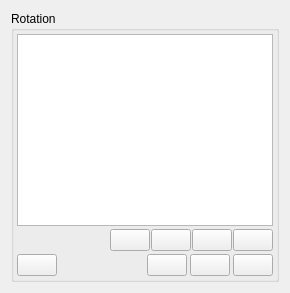
            <widget class="QWidget" name="verticalLayoutWidget">
             <layout class="QVBoxLayout" name="verticalLayout_15">
              <item>
               <widget class="QGroupBox" name="rotgroupBox_2">
                <property name="sizePolicy">
                 <sizepolicy hsizetype="Preferred" vsizetype="Expanding">
                  <horstretch>0</horstretch>
                  <verstretch>0</verstretch>
                 </sizepolicy>
                </property>
                <property name="title">
                 <string>Rotation</string>
                </property>
                <layout class="QVBoxLayout" name="verticalLayout_14">
                 <property name="spacing">
                  <number>3</number>
                 </property>
                 <property name="leftMargin">
                  <number>3</number>
                 </property>
                 <property name="topMargin">
                  <number>3</number>
                 </property>
                 <property name="rightMargin">
                  <number>3</number>
                 </property>
                 <property name="bottomMargin">
                  <number>3</number>
                 </property>
                 <item>
                  <widget class="QTableView" name="tableViewRotation">
                   <property name="contextMenuPolicy">
                    <enum>Qt::CustomContextMenu</enum>
                   </property>
                   <property name="editTriggers">
                    <set>QAbstractItemView::NoEditTriggers</set>
                   </property>
                   <property name="dragEnabled">
                    <bool>true</bool>
                   </property>
                   <property name="dragDropOverwriteMode">
                    <bool>false</bool>
                   </property>
                   <property name="dragDropMode">
                    <enum>QAbstractItemView::DragDrop</enum>
                   </property>
                   <property name="defaultDropAction">
                    <enum>Qt::MoveAction</enum>
                   </property>
                   <property name="alternatingRowColors">
                    <bool>true</bool>
                   </property>
                   <property name="selectionMode">
                    <enum>QAbstractItemView::ExtendedSelection</enum>
                   </property>
                   <property name="selectionBehavior">
                    <enum>QAbstractItemView::SelectRows</enum>
                   </property>
                   <attribute name="horizontalHeaderCascadingSectionResizes">
                    <bool>true</bool>
                   </attribute>
                   <attribute name="horizontalHeaderMinimumSectionSize">
                    <number>1</number>
                   </attribute>
                   <attribute name="horizontalHeaderShowSortIndicator" stdset="0">
                    <bool>false</bool>
                   </attribute>
                   <attribute name="verticalHeaderVisible">
                    <bool>false</bool>
                   </attribute>
                  </widget>
                 </item>
                 <item>
                  <widget class="QFrame" name="frame_9">
                   <property name="frameShape">
                    <enum>QFrame::NoFrame</enum>
                   </property>
                   <property name="frameShadow">
                    <enum>QFrame::Raised</enum>
                   </property>
                   <layout class="QHBoxLayout" name="horizontalLayout_21">
                    <property name="spacing">
                     <number>1</number>
                    </property>
                    <property name="leftMargin">
                     <number>0</number>
                    </property>
                    <property name="topMargin">
                     <number>0</number>
                    </property>
                    <property name="rightMargin">
                     <number>0</number>
                    </property>
                    <property name="bottomMargin">
                     <number>0</number>
                    </property>
                    <item>
                     <spacer name="horizontalSpacer_9">
                      <property name="orientation">
                       <enum>Qt::Horizontal</enum>
                      </property>
                      <property name="sizeHint" stdset="0">
                       <size>
                        <width>40</width>
                        <height>20</height>
                       </size>
                      </property>
                     </spacer>
                    </item>
                    <item>
                     <spacer name="horizontalSpacer_4">
                      <property name="orientation">
                       <enum>Qt::Horizontal</enum>
                      </property>
                      <property name="sizeHint" stdset="0">
                       <size>
                        <width>40</width>
                        <height>20</height>
                       </size>
                      </property>
                     </spacer>
                    </item>
                    <item>
                     <widget class="QPushButton" name="btnRotTop">
                      <property name="sizePolicy">
                       <sizepolicy hsizetype="Fixed" vsizetype="Fixed">
                        <horstretch>0</horstretch>
                        <verstretch>0</verstretch>
                       </sizepolicy>
                      </property>
                      <property name="maximumSize">
                       <size>
                        <width>45</width>
                        <height>38</height>
                       </size>
                      </property>
                      <property name="baseSize">
                       <size>
                        <width>45</width>
                        <height>38</height>
                       </size>
                      </property>
                      <property name="toolTip">
                       <string>Move singer to top</string>
                      </property>
                      <property name="text">
                       <string/>
                      </property>
                      <property name="icon">
                       <iconset theme="go-top">
                        <normaloff>.</normaloff>.</iconset>
                      </property>
                      <property name="iconSize">
                       <size>
                        <width>32</width>
                        <height>32</height>
                       </size>
                      </property>
                      <property name="flat">
                       <bool>false</bool>
                      </property>
                     </widget>
                    </item>
                    <item>
                     <widget class="QPushButton" name="btnRotUp">
                      <property name="sizePolicy">
                       <sizepolicy hsizetype="Fixed" vsizetype="Fixed">
                        <horstretch>0</horstretch>
                        <verstretch>0</verstretch>
                       </sizepolicy>
                      </property>
                      <property name="maximumSize">
                       <size>
                        <width>45</width>
                        <height>38</height>
                       </size>
                      </property>
                      <property name="baseSize">
                       <size>
                        <width>45</width>
                        <height>38</height>
                       </size>
                      </property>
                      <property name="toolTip">
                       <string>Move singer up</string>
                      </property>
                      <property name="text">
                       <string/>
                      </property>
                      <property name="icon">
                       <iconset theme="go-up">
                        <normaloff>.</normaloff>.</iconset>
                      </property>
                      <property name="iconSize">
                       <size>
                        <width>32</width>
                        <height>32</height>
                       </size>
                      </property>
                      <property name="flat">
                       <bool>false</bool>
                      </property>
                     </widget>
                    </item>
                    <item>
                     <widget class="QPushButton" name="btnRotDown">
                      <property name="sizePolicy">
                       <sizepolicy hsizetype="Fixed" vsizetype="Fixed">
                        <horstretch>0</horstretch>
                        <verstretch>0</verstretch>
                       </sizepolicy>
                      </property>
                      <property name="maximumSize">
                       <size>
                        <width>45</width>
                        <height>38</height>
                       </size>
                      </property>
                      <property name="baseSize">
                       <size>
                        <width>45</width>
                        <height>38</height>
                       </size>
                      </property>
                      <property name="toolTip">
                       <string>Move singer down</string>
                      </property>
                      <property name="text">
                       <string/>
                      </property>
                      <property name="icon">
                       <iconset theme="go-down">
                        <normaloff>.</normaloff>.</iconset>
                      </property>
                      <property name="iconSize">
                       <size>
                        <width>32</width>
                        <height>32</height>
                       </size>
                      </property>
                      <property name="flat">
                       <bool>false</bool>
                      </property>
                     </widget>
                    </item>
                    <item>
                     <widget class="QPushButton" name="btnRotBottom">
                      <property name="sizePolicy">
                       <sizepolicy hsizetype="Fixed" vsizetype="Fixed">
                        <horstretch>0</horstretch>
                        <verstretch>0</verstretch>
                       </sizepolicy>
                      </property>
                      <property name="maximumSize">
                       <size>
                        <width>45</width>
                        <height>38</height>
                       </size>
                      </property>
                      <property name="baseSize">
                       <size>
                        <width>45</width>
                        <height>38</height>
                       </size>
                      </property>
                      <property name="toolTip">
                       <string>Move singer to the bottom</string>
                      </property>
                      <property name="text">
                       <string/>
                      </property>
                      <property name="icon">
                       <iconset theme="go-bottom">
                        <normaloff>.</normaloff>.</iconset>
                      </property>
                      <property name="iconSize">
                       <size>
                        <width>32</width>
                        <height>32</height>
                       </size>
                      </property>
                      <property name="flat">
                       <bool>false</bool>
                      </property>
                     </widget>
                    </item>
                   </layout>
                  </widget>
                 </item>
                 <item>
                  <layout class="QHBoxLayout" name="horizontalLayout">
                   <property name="topMargin">
                    <number>0</number>
                   </property>
                   <item>
                    <widget class="QPushButton" name="buttonClearRotation">
                     <property name="focusPolicy">
                      <enum>Qt::NoFocus</enum>
                     </property>
                     <property name="toolTip">
                      <string>Clear rotation</string>
                     </property>
                     <property name="text">
                      <string/>
                     </property>
                     <property name="icon">
                      <iconset theme="edit-clear-all">
                       <normaloff>.</normaloff>.</iconset>
                     </property>
                     <property name="iconSize">
                      <size>
                       <width>32</width>
                       <height>32</height>
                      </size>
                     </property>
                     <property name="flat">
                      <bool>false</bool>
                     </property>
                    </widget>
                   </item>
                   <item>
                    <spacer name="horizontalSpacer_18">
                     <property name="orientation">
                      <enum>Qt::Horizontal</enum>
                     </property>
                     <property name="sizeHint" stdset="0">
                      <size>
                       <width>40</width>
                       <height>20</height>
                      </size>
                     </property>
                    </spacer>
                   </item>
                   <item>
                    <widget class="QPushButton" name="buttonAddSinger">
                     <property name="toolTip">
                      <string>Add singer</string>
                     </property>
                     <property name="text">
                      <string/>
                     </property>
                     <property name="icon">
                      <iconset theme="list-add-user">
                       <normaloff>.</normaloff>.</iconset>
                     </property>
                     <property name="iconSize">
                      <size>
                       <width>32</width>
                       <height>32</height>
                      </size>
                     </property>
                     <property name="flat">
                      <bool>false</bool>
                     </property>
                    </widget>
                   </item>
                   <item>
                    <widget class="QPushButton" name="buttonRegulars">
                     <property name="toolTip">
                      <string>Add regular singer</string>
                     </property>
                     <property name="text">
                      <string/>
                     </property>
                     <property name="icon">
                      <iconset theme="user-others">
                       <normaloff>.</normaloff>.</iconset>
                     </property>
                     <property name="iconSize">
                      <size>
                       <width>32</width>
                       <height>32</height>
                      </size>
                     </property>
                     <property name="flat">
                      <bool>false</bool>
                     </property>
                    </widget>
                   </item>
                   <item>
                    <widget class="QPushButton" name="buttonPausedSingers">
                     <property name="toolTip">
                      <string>Paused singers</string>
                     </property>
                     <property name="accessibleName">
                      <string>Paused singers</string>
                     </property>
                     <property name="text">
                      <string/>
                     </property>
                     <property name="iconSize">
                      <size>
                       <width>32</width>
                       <height>32</height>
                      </size>
                     </property>
                     <property name="flat">
                      <bool>false</bool>
                     </property>
                    </widget>
                   </item>
                  </layout>
                 </item>
                </layout>
               </widget>
              </item>
             </layout>
            </widget>
